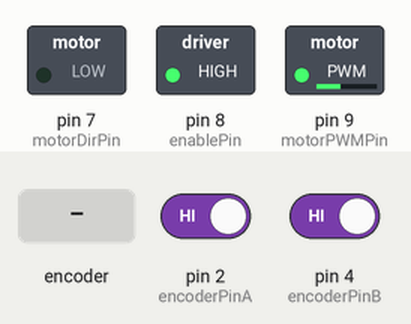
This sketch was run on a simulated Arduino Uno, built with avr-gcc and run on an emulated ATmega328P. Shown: switched loads named in the sketch (green lamp = pin HIGH). The test bench sets the inputs (shaded band); at power-on: pin 2 (encoderPinA) HIGH, pin 4 (encoderPinB) HIGH. What the sketch prints to the serial monitor is not drawn.

Above: at 1.2 s.
1.3 s: rotary encoder on pin 2 (encoderPinA) / pin 4 (encoderPinB) turned 3 steps (first pin leading)
Timing chart, 0 to 4.3 s (numbered marks = the images above; inputs shaded):
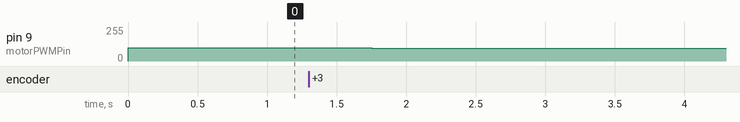

Measured:
- after the input at 1.3 s, pin 9 (motorPWMPin): 100/255 → 99/255 after 0.05 s, → 98/255 0.20 s later, → 97/255 0.20 s later

The sketch:

6702194025_sistem_kendali_pid1.ino
```cpp
//============================================//

// PRAKTIKUM MODUL 4 PID Kasus P //
// Nama : Dewa Ramadhan Pradana - 6702194025

//============================================//

int sensor1 = A0;
int sensor2 = A1;
int sensor3 = A2;
int sensor4 = A3;
int baca_sensor[4];

//Direktori Motor
#define CW  0
#define CCW 1

//Motor Control PIN
#define motorDirPin 7
#define motorPWMPin 9
#define enablePin   8

//PIN Encoder
#define encoderPinA 2
#define encoderPinB 4

//VAR Encoder
int encoderPos = 0;

//Control P
float Kp          = 1;
int   targetPos   = 100;
int   error;
int   control;
int   velocity;

//bacaan Encoder
void doEncoderA(){
  digitalRead(encoderPinB)?encoderPos--:encoderPos++;
}

void setup(){
  //Interrupt Setup
    pinMode(encoderPinA, INPUT_PULLUP);
    pinMode(encoderPinB, INPUT_PULLUP);
    attachInterrupt(digitalPinToInterrupt(encoderPinA), doEncoderA,RISING);

    //Setup Motor Driver
    pinMode(motorDirPin, OUTPUT);
    pinMode(enablePin, OUTPUT);
    digitalWrite(enablePin, HIGH);

    Serial.begin(9600);
}

void loop(){
  error = targetPos - encoderPos;
  control = Kp * error;
  velocity = min(max(control, -255), 255);

  if(velocity >= 0){
    digitalWrite(motorDirPin, CW);
    analogWrite(motorPWMPin, velocity);

  }
  else{
    digitalWrite(motorDirPin, CCW);
    analogWrite(motorPWMPin, 255+velocity);

  }
  Serial.println(encoderPos);
}

//membaca sensor
void readsensor(){
readsensor();

baca_sensor[0] = analogRead(sensor1);
baca_sensor[1] = analogRead(sensor2);
baca_sensor[2] = analogRead(sensor3);
baca_sensor[3] = analogRead(sensor4);

//sensor 1 && 2
if (baca_sensor[0] < 34 && baca_sensor[1] < 34 &&
    baca_sensor[2] > 34 && baca_sensor[3] > 34 &&
    baca_sensor[4] > 34);

//sensor 2 && 3
if (baca_sensor[0] > 34 && baca_sensor[1] < 34 &&
    baca_sensor[2] < 34 && baca_sensor[3] > 34 &&
    baca_sensor[4] > 34);

//sensor 3 && 4
if (baca_sensor[0] > 34 && baca_sensor[1] > 34 &&
    baca_sensor[2] < 34 && baca_sensor[3] < 34 &&
    baca_sensor[4] > 34);
}
```
